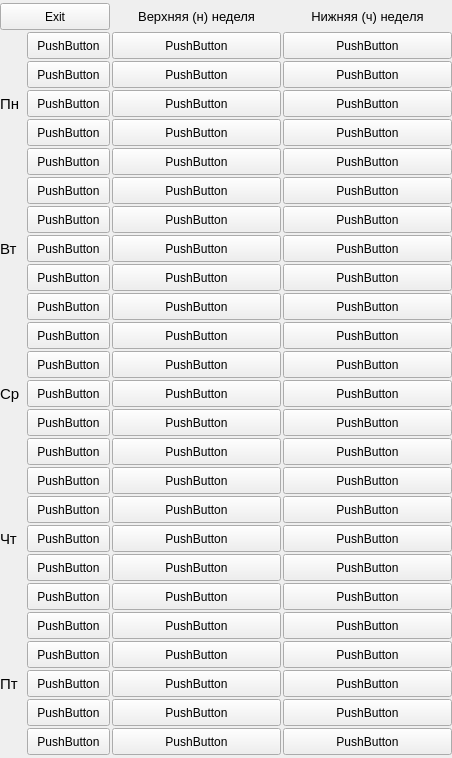
<?xml version="1.0" encoding="UTF-8"?>
<ui version="4.0">
 <class>Widget</class>
 <widget class="QWidget" name="Widget">
  <property name="geometry">
   <rect>
    <x>0</x>
    <y>0</y>
    <width>452</width>
    <height>758</height>
   </rect>
  </property>
  <property name="contextMenuPolicy">
   <enum>Qt::PreventContextMenu</enum>
  </property>
  <property name="windowTitle">
   <string>Widget</string>
  </property>
  <layout class="QVBoxLayout" name="verticalLayout_2">
   <property name="spacing">
    <number>0</number>
   </property>
   <property name="leftMargin">
    <number>0</number>
   </property>
   <property name="topMargin">
    <number>0</number>
   </property>
   <property name="rightMargin">
    <number>0</number>
   </property>
   <property name="bottomMargin">
    <number>0</number>
   </property>
   <item>
    <layout class="QGridLayout" name="main_layout">
     <property name="spacing">
      <number>2</number>
     </property>
     <item row="0" column="0">
      <widget class="QPushButton" name="corner_button">
       <property name="sizePolicy">
        <sizepolicy hsizetype="Fixed" vsizetype="Fixed">
         <horstretch>0</horstretch>
         <verstretch>0</verstretch>
        </sizepolicy>
       </property>
       <property name="minimumSize">
        <size>
         <width>110</width>
         <height>27</height>
        </size>
       </property>
       <property name="maximumSize">
        <size>
         <width>110</width>
         <height>27</height>
        </size>
       </property>
       <property name="text">
        <string>Exit</string>
       </property>
      </widget>
     </item>
     <item row="0" column="2">
      <widget class="QLabel" name="label_7">
       <property name="font">
        <font>
         <family>Tahoma</family>
         <kerning>true</kerning>
        </font>
       </property>
       <property name="text">
        <string>&lt;html&gt;&lt;head/&gt;&lt;body&gt;&lt;p align=&quot;center&quot;&gt;&lt;span style=&quot; font-size:10pt;&quot;&gt;Нижняя (ч) неделя&lt;/span&gt;&lt;/p&gt;&lt;/body&gt;&lt;/html&gt;</string>
       </property>
      </widget>
     </item>
     <item row="1" column="1">
      <layout class="QVBoxLayout" name="upper_week_layout">
       <property name="spacing">
        <number>2</number>
       </property>
       <item>
        <widget class="QPushButton" name="pushButton">
         <property name="minimumSize">
          <size>
           <width>0</width>
           <height>27</height>
          </size>
         </property>
         <property name="maximumSize">
          <size>
           <width>16777215</width>
           <height>27</height>
          </size>
         </property>
         <property name="text">
          <string>PushButton</string>
         </property>
        </widget>
       </item>
       <item>
        <widget class="QPushButton" name="pushButton_2">
         <property name="minimumSize">
          <size>
           <width>0</width>
           <height>27</height>
          </size>
         </property>
         <property name="maximumSize">
          <size>
           <width>16777215</width>
           <height>27</height>
          </size>
         </property>
         <property name="text">
          <string>PushButton</string>
         </property>
        </widget>
       </item>
       <item>
        <widget class="QPushButton" name="pushButton_3">
         <property name="minimumSize">
          <size>
           <width>0</width>
           <height>27</height>
          </size>
         </property>
         <property name="maximumSize">
          <size>
           <width>16777215</width>
           <height>27</height>
          </size>
         </property>
         <property name="text">
          <string>PushButton</string>
         </property>
        </widget>
       </item>
       <item>
        <widget class="QPushButton" name="pushButton_4">
         <property name="minimumSize">
          <size>
           <width>0</width>
           <height>27</height>
          </size>
         </property>
         <property name="maximumSize">
          <size>
           <width>16777215</width>
           <height>27</height>
          </size>
         </property>
         <property name="text">
          <string>PushButton</string>
         </property>
        </widget>
       </item>
       <item>
        <widget class="QPushButton" name="pushButton_5">
         <property name="minimumSize">
          <size>
           <width>0</width>
           <height>27</height>
          </size>
         </property>
         <property name="maximumSize">
          <size>
           <width>16777215</width>
           <height>27</height>
          </size>
         </property>
         <property name="text">
          <string>PushButton</string>
         </property>
        </widget>
       </item>
       <item>
        <widget class="QPushButton" name="pushButton_6">
         <property name="minimumSize">
          <size>
           <width>0</width>
           <height>27</height>
          </size>
         </property>
         <property name="maximumSize">
          <size>
           <width>16777215</width>
           <height>27</height>
          </size>
         </property>
         <property name="text">
          <string>PushButton</string>
         </property>
        </widget>
       </item>
       <item>
        <widget class="QPushButton" name="pushButton_7">
         <property name="minimumSize">
          <size>
           <width>0</width>
           <height>27</height>
          </size>
         </property>
         <property name="maximumSize">
          <size>
           <width>16777215</width>
           <height>27</height>
          </size>
         </property>
         <property name="text">
          <string>PushButton</string>
         </property>
        </widget>
       </item>
       <item>
        <widget class="QPushButton" name="pushButton_8">
         <property name="minimumSize">
          <size>
           <width>0</width>
           <height>27</height>
          </size>
         </property>
         <property name="maximumSize">
          <size>
           <width>16777215</width>
           <height>27</height>
          </size>
         </property>
         <property name="text">
          <string>PushButton</string>
         </property>
        </widget>
       </item>
       <item>
        <widget class="QPushButton" name="pushButton_9">
         <property name="minimumSize">
          <size>
           <width>0</width>
           <height>27</height>
          </size>
         </property>
         <property name="maximumSize">
          <size>
           <width>16777215</width>
           <height>27</height>
          </size>
         </property>
         <property name="text">
          <string>PushButton</string>
         </property>
        </widget>
       </item>
       <item>
        <widget class="QPushButton" name="pushButton_10">
         <property name="minimumSize">
          <size>
           <width>0</width>
           <height>27</height>
          </size>
         </property>
         <property name="maximumSize">
          <size>
           <width>16777215</width>
           <height>27</height>
          </size>
         </property>
         <property name="text">
          <string>PushButton</string>
         </property>
        </widget>
       </item>
       <item>
        <widget class="QPushButton" name="pushButton_11">
         <property name="minimumSize">
          <size>
           <width>0</width>
           <height>27</height>
          </size>
         </property>
         <property name="maximumSize">
          <size>
           <width>16777215</width>
           <height>27</height>
          </size>
         </property>
         <property name="text">
          <string>PushButton</string>
         </property>
        </widget>
       </item>
       <item>
        <widget class="QPushButton" name="pushButton_12">
         <property name="minimumSize">
          <size>
           <width>0</width>
           <height>27</height>
          </size>
         </property>
         <property name="maximumSize">
          <size>
           <width>16777215</width>
           <height>27</height>
          </size>
         </property>
         <property name="text">
          <string>PushButton</string>
         </property>
        </widget>
       </item>
       <item>
        <widget class="QPushButton" name="pushButton_13">
         <property name="minimumSize">
          <size>
           <width>0</width>
           <height>27</height>
          </size>
         </property>
         <property name="maximumSize">
          <size>
           <width>16777215</width>
           <height>27</height>
          </size>
         </property>
         <property name="text">
          <string>PushButton</string>
         </property>
        </widget>
       </item>
       <item>
        <widget class="QPushButton" name="pushButton_14">
         <property name="minimumSize">
          <size>
           <width>0</width>
           <height>27</height>
          </size>
         </property>
         <property name="maximumSize">
          <size>
           <width>16777215</width>
           <height>27</height>
          </size>
         </property>
         <property name="text">
          <string>PushButton</string>
         </property>
        </widget>
       </item>
       <item>
        <widget class="QPushButton" name="pushButton_15">
         <property name="minimumSize">
          <size>
           <width>0</width>
           <height>27</height>
          </size>
         </property>
         <property name="maximumSize">
          <size>
           <width>16777215</width>
           <height>27</height>
          </size>
         </property>
         <property name="text">
          <string>PushButton</string>
         </property>
        </widget>
       </item>
       <item>
        <widget class="QPushButton" name="pushButton_16">
         <property name="minimumSize">
          <size>
           <width>0</width>
           <height>27</height>
          </size>
         </property>
         <property name="maximumSize">
          <size>
           <width>16777215</width>
           <height>27</height>
          </size>
         </property>
         <property name="text">
          <string>PushButton</string>
         </property>
        </widget>
       </item>
       <item>
        <widget class="QPushButton" name="pushButton_17">
         <property name="minimumSize">
          <size>
           <width>0</width>
           <height>27</height>
          </size>
         </property>
         <property name="maximumSize">
          <size>
           <width>16777215</width>
           <height>27</height>
          </size>
         </property>
         <property name="text">
          <string>PushButton</string>
         </property>
        </widget>
       </item>
       <item>
        <widget class="QPushButton" name="pushButton_18">
         <property name="minimumSize">
          <size>
           <width>0</width>
           <height>27</height>
          </size>
         </property>
         <property name="maximumSize">
          <size>
           <width>16777215</width>
           <height>27</height>
          </size>
         </property>
         <property name="text">
          <string>PushButton</string>
         </property>
        </widget>
       </item>
       <item>
        <widget class="QPushButton" name="pushButton_19">
         <property name="minimumSize">
          <size>
           <width>0</width>
           <height>27</height>
          </size>
         </property>
         <property name="maximumSize">
          <size>
           <width>16777215</width>
           <height>27</height>
          </size>
         </property>
         <property name="text">
          <string>PushButton</string>
         </property>
        </widget>
       </item>
       <item>
        <widget class="QPushButton" name="pushButton_20">
         <property name="minimumSize">
          <size>
           <width>0</width>
           <height>27</height>
          </size>
         </property>
         <property name="maximumSize">
          <size>
           <width>16777215</width>
           <height>27</height>
          </size>
         </property>
         <property name="text">
          <string>PushButton</string>
         </property>
        </widget>
       </item>
       <item>
        <widget class="QPushButton" name="pushButton_21">
         <property name="minimumSize">
          <size>
           <width>0</width>
           <height>27</height>
          </size>
         </property>
         <property name="maximumSize">
          <size>
           <width>16777215</width>
           <height>27</height>
          </size>
         </property>
         <property name="text">
          <string>PushButton</string>
         </property>
        </widget>
       </item>
       <item>
        <widget class="QPushButton" name="pushButton_22">
         <property name="minimumSize">
          <size>
           <width>0</width>
           <height>27</height>
          </size>
         </property>
         <property name="maximumSize">
          <size>
           <width>16777215</width>
           <height>27</height>
          </size>
         </property>
         <property name="text">
          <string>PushButton</string>
         </property>
        </widget>
       </item>
       <item>
        <widget class="QPushButton" name="pushButton_23">
         <property name="minimumSize">
          <size>
           <width>0</width>
           <height>27</height>
          </size>
         </property>
         <property name="maximumSize">
          <size>
           <width>16777215</width>
           <height>27</height>
          </size>
         </property>
         <property name="text">
          <string>PushButton</string>
         </property>
        </widget>
       </item>
       <item>
        <widget class="QPushButton" name="pushButton_24">
         <property name="minimumSize">
          <size>
           <width>0</width>
           <height>27</height>
          </size>
         </property>
         <property name="maximumSize">
          <size>
           <width>16777215</width>
           <height>27</height>
          </size>
         </property>
         <property name="text">
          <string>PushButton</string>
         </property>
        </widget>
       </item>
       <item>
        <widget class="QPushButton" name="pushButton_25">
         <property name="minimumSize">
          <size>
           <width>0</width>
           <height>27</height>
          </size>
         </property>
         <property name="maximumSize">
          <size>
           <width>16777215</width>
           <height>27</height>
          </size>
         </property>
         <property name="text">
          <string>PushButton</string>
         </property>
        </widget>
       </item>
      </layout>
     </item>
     <item row="0" column="1">
      <widget class="QLabel" name="label_6">
       <property name="font">
        <font>
         <family>Tahoma</family>
        </font>
       </property>
       <property name="text">
        <string>&lt;html&gt;&lt;head/&gt;&lt;body&gt;&lt;p align=&quot;center&quot;&gt;&lt;span style=&quot; font-size:10pt;&quot;&gt;Верхняя (н) неделя&lt;/span&gt;&lt;/p&gt;&lt;/body&gt;&lt;/html&gt;</string>
       </property>
      </widget>
     </item>
     <item row="1" column="0">
      <layout class="QHBoxLayout" name="day_time_options">
       <property name="spacing">
        <number>2</number>
       </property>
       <item>
        <layout class="QVBoxLayout" name="verticalLayout">
         <property name="spacing">
          <number>2</number>
         </property>
         <item>
          <widget class="QLabel" name="label">
           <property name="minimumSize">
            <size>
             <width>25</width>
             <height>0</height>
            </size>
           </property>
           <property name="maximumSize">
            <size>
             <width>25</width>
             <height>16777215</height>
            </size>
           </property>
           <property name="font">
            <font>
             <family>Tahoma</family>
             <pointsize>11</pointsize>
            </font>
           </property>
           <property name="lineWidth">
            <number>-3</number>
           </property>
           <property name="text">
            <string>Пн</string>
           </property>
          </widget>
         </item>
         <item>
          <widget class="QLabel" name="label_5">
           <property name="minimumSize">
            <size>
             <width>25</width>
             <height>0</height>
            </size>
           </property>
           <property name="maximumSize">
            <size>
             <width>25</width>
             <height>16777215</height>
            </size>
           </property>
           <property name="font">
            <font>
             <family>Tahoma</family>
             <pointsize>11</pointsize>
            </font>
           </property>
           <property name="text">
            <string>Вт</string>
           </property>
          </widget>
         </item>
         <item>
          <widget class="QLabel" name="label_4">
           <property name="minimumSize">
            <size>
             <width>25</width>
             <height>0</height>
            </size>
           </property>
           <property name="maximumSize">
            <size>
             <width>25</width>
             <height>16777215</height>
            </size>
           </property>
           <property name="font">
            <font>
             <family>Tahoma</family>
             <pointsize>11</pointsize>
            </font>
           </property>
           <property name="text">
            <string>Ср</string>
           </property>
          </widget>
         </item>
         <item>
          <widget class="QLabel" name="label_3">
           <property name="minimumSize">
            <size>
             <width>25</width>
             <height>0</height>
            </size>
           </property>
           <property name="maximumSize">
            <size>
             <width>25</width>
             <height>16777215</height>
            </size>
           </property>
           <property name="font">
            <font>
             <family>Tahoma</family>
             <pointsize>11</pointsize>
            </font>
           </property>
           <property name="text">
            <string>Чт</string>
           </property>
          </widget>
         </item>
         <item>
          <widget class="QLabel" name="label_2">
           <property name="minimumSize">
            <size>
             <width>25</width>
             <height>0</height>
            </size>
           </property>
           <property name="maximumSize">
            <size>
             <width>25</width>
             <height>16777215</height>
            </size>
           </property>
           <property name="font">
            <font>
             <family>Tahoma</family>
             <pointsize>11</pointsize>
            </font>
           </property>
           <property name="text">
            <string>Пт</string>
           </property>
          </widget>
         </item>
        </layout>
       </item>
       <item>
        <layout class="QVBoxLayout" name="hours">
         <property name="spacing">
          <number>2</number>
         </property>
         <item>
          <widget class="QPushButton" name="pushButton_51">
           <property name="sizePolicy">
            <sizepolicy hsizetype="Fixed" vsizetype="Fixed">
             <horstretch>0</horstretch>
             <verstretch>0</verstretch>
            </sizepolicy>
           </property>
           <property name="minimumSize">
            <size>
             <width>0</width>
             <height>27</height>
            </size>
           </property>
           <property name="maximumSize">
            <size>
             <width>1000</width>
             <height>27</height>
            </size>
           </property>
           <property name="text">
            <string>PushButton</string>
           </property>
          </widget>
         </item>
         <item>
          <widget class="QPushButton" name="pushButton_52">
           <property name="minimumSize">
            <size>
             <width>0</width>
             <height>27</height>
            </size>
           </property>
           <property name="maximumSize">
            <size>
             <width>16777215</width>
             <height>27</height>
            </size>
           </property>
           <property name="text">
            <string>PushButton</string>
           </property>
          </widget>
         </item>
         <item>
          <widget class="QPushButton" name="pushButton_53">
           <property name="minimumSize">
            <size>
             <width>0</width>
             <height>27</height>
            </size>
           </property>
           <property name="maximumSize">
            <size>
             <width>16777215</width>
             <height>27</height>
            </size>
           </property>
           <property name="text">
            <string>PushButton</string>
           </property>
          </widget>
         </item>
         <item>
          <widget class="QPushButton" name="pushButton_54">
           <property name="minimumSize">
            <size>
             <width>0</width>
             <height>27</height>
            </size>
           </property>
           <property name="maximumSize">
            <size>
             <width>16777215</width>
             <height>27</height>
            </size>
           </property>
           <property name="text">
            <string>PushButton</string>
           </property>
          </widget>
         </item>
         <item>
          <widget class="QPushButton" name="pushButton_55">
           <property name="minimumSize">
            <size>
             <width>0</width>
             <height>27</height>
            </size>
           </property>
           <property name="maximumSize">
            <size>
             <width>16777215</width>
             <height>27</height>
            </size>
           </property>
           <property name="text">
            <string>PushButton</string>
           </property>
          </widget>
         </item>
         <item>
          <widget class="QPushButton" name="pushButton_56">
           <property name="minimumSize">
            <size>
             <width>0</width>
             <height>27</height>
            </size>
           </property>
           <property name="maximumSize">
            <size>
             <width>16777215</width>
             <height>27</height>
            </size>
           </property>
           <property name="text">
            <string>PushButton</string>
           </property>
          </widget>
         </item>
         <item>
          <widget class="QPushButton" name="pushButton_57">
           <property name="minimumSize">
            <size>
             <width>0</width>
             <height>27</height>
            </size>
           </property>
           <property name="maximumSize">
            <size>
             <width>16777215</width>
             <height>27</height>
            </size>
           </property>
           <property name="text">
            <string>PushButton</string>
           </property>
          </widget>
         </item>
         <item>
          <widget class="QPushButton" name="pushButton_58">
           <property name="minimumSize">
            <size>
             <width>0</width>
             <height>27</height>
            </size>
           </property>
           <property name="maximumSize">
            <size>
             <width>16777215</width>
             <height>27</height>
            </size>
           </property>
           <property name="text">
            <string>PushButton</string>
           </property>
          </widget>
         </item>
         <item>
          <widget class="QPushButton" name="pushButton_59">
           <property name="minimumSize">
            <size>
             <width>0</width>
             <height>27</height>
            </size>
           </property>
           <property name="maximumSize">
            <size>
             <width>16777215</width>
             <height>27</height>
            </size>
           </property>
           <property name="text">
            <string>PushButton</string>
           </property>
          </widget>
         </item>
         <item>
          <widget class="QPushButton" name="pushButton_60">
           <property name="minimumSize">
            <size>
             <width>0</width>
             <height>27</height>
            </size>
           </property>
           <property name="maximumSize">
            <size>
             <width>16777215</width>
             <height>27</height>
            </size>
           </property>
           <property name="text">
            <string>PushButton</string>
           </property>
          </widget>
         </item>
         <item>
          <widget class="QPushButton" name="pushButton_61">
           <property name="minimumSize">
            <size>
             <width>0</width>
             <height>27</height>
            </size>
           </property>
           <property name="maximumSize">
            <size>
             <width>16777215</width>
             <height>27</height>
            </size>
           </property>
           <property name="text">
            <string>PushButton</string>
           </property>
          </widget>
         </item>
         <item>
          <widget class="QPushButton" name="pushButton_62">
           <property name="minimumSize">
            <size>
             <width>0</width>
             <height>27</height>
            </size>
           </property>
           <property name="maximumSize">
            <size>
             <width>16777215</width>
             <height>27</height>
            </size>
           </property>
           <property name="text">
            <string>PushButton</string>
           </property>
          </widget>
         </item>
         <item>
          <widget class="QPushButton" name="pushButton_63">
           <property name="minimumSize">
            <size>
             <width>0</width>
             <height>27</height>
            </size>
           </property>
           <property name="maximumSize">
            <size>
             <width>16777215</width>
             <height>27</height>
            </size>
           </property>
           <property name="text">
            <string>PushButton</string>
           </property>
          </widget>
         </item>
         <item>
          <widget class="QPushButton" name="pushButton_64">
           <property name="minimumSize">
            <size>
             <width>0</width>
             <height>27</height>
            </size>
           </property>
           <property name="maximumSize">
            <size>
             <width>16777215</width>
             <height>27</height>
            </size>
           </property>
           <property name="text">
            <string>PushButton</string>
           </property>
          </widget>
         </item>
         <item>
          <widget class="QPushButton" name="pushButton_65">
           <property name="minimumSize">
            <size>
             <width>0</width>
             <height>27</height>
            </size>
           </property>
           <property name="maximumSize">
            <size>
             <width>16777215</width>
             <height>27</height>
            </size>
           </property>
           <property name="text">
            <string>PushButton</string>
           </property>
          </widget>
         </item>
         <item>
          <widget class="QPushButton" name="pushButton_66">
           <property name="minimumSize">
            <size>
             <width>0</width>
             <height>27</height>
            </size>
           </property>
           <property name="maximumSize">
            <size>
             <width>16777215</width>
             <height>27</height>
            </size>
           </property>
           <property name="text">
            <string>PushButton</string>
           </property>
          </widget>
         </item>
         <item>
          <widget class="QPushButton" name="pushButton_67">
           <property name="minimumSize">
            <size>
             <width>0</width>
             <height>27</height>
            </size>
           </property>
           <property name="maximumSize">
            <size>
             <width>16777215</width>
             <height>27</height>
            </size>
           </property>
           <property name="text">
            <string>PushButton</string>
           </property>
          </widget>
         </item>
         <item>
          <widget class="QPushButton" name="pushButton_68">
           <property name="minimumSize">
            <size>
             <width>0</width>
             <height>27</height>
            </size>
           </property>
           <property name="maximumSize">
            <size>
             <width>16777215</width>
             <height>27</height>
            </size>
           </property>
           <property name="text">
            <string>PushButton</string>
           </property>
          </widget>
         </item>
         <item>
          <widget class="QPushButton" name="pushButton_69">
           <property name="minimumSize">
            <size>
             <width>0</width>
             <height>27</height>
            </size>
           </property>
           <property name="maximumSize">
            <size>
             <width>16777215</width>
             <height>27</height>
            </size>
           </property>
           <property name="text">
            <string>PushButton</string>
           </property>
          </widget>
         </item>
         <item>
          <widget class="QPushButton" name="pushButton_70">
           <property name="minimumSize">
            <size>
             <width>0</width>
             <height>27</height>
            </size>
           </property>
           <property name="maximumSize">
            <size>
             <width>16777215</width>
             <height>27</height>
            </size>
           </property>
           <property name="text">
            <string>PushButton</string>
           </property>
          </widget>
         </item>
         <item>
          <widget class="QPushButton" name="pushButton_71">
           <property name="minimumSize">
            <size>
             <width>0</width>
             <height>27</height>
            </size>
           </property>
           <property name="maximumSize">
            <size>
             <width>16777215</width>
             <height>27</height>
            </size>
           </property>
           <property name="text">
            <string>PushButton</string>
           </property>
          </widget>
         </item>
         <item>
          <widget class="QPushButton" name="pushButton_72">
           <property name="minimumSize">
            <size>
             <width>0</width>
             <height>27</height>
            </size>
           </property>
           <property name="maximumSize">
            <size>
             <width>16777215</width>
             <height>27</height>
            </size>
           </property>
           <property name="text">
            <string>PushButton</string>
           </property>
          </widget>
         </item>
         <item>
          <widget class="QPushButton" name="pushButton_73">
           <property name="minimumSize">
            <size>
             <width>0</width>
             <height>27</height>
            </size>
           </property>
           <property name="maximumSize">
            <size>
             <width>16777215</width>
             <height>27</height>
            </size>
           </property>
           <property name="text">
            <string>PushButton</string>
           </property>
          </widget>
         </item>
         <item>
          <widget class="QPushButton" name="pushButton_74">
           <property name="minimumSize">
            <size>
             <width>0</width>
             <height>27</height>
            </size>
           </property>
           <property name="maximumSize">
            <size>
             <width>16777215</width>
             <height>27</height>
            </size>
           </property>
           <property name="text">
            <string>PushButton</string>
           </property>
          </widget>
         </item>
         <item>
          <widget class="QPushButton" name="pushButton_75">
           <property name="minimumSize">
            <size>
             <width>0</width>
             <height>27</height>
            </size>
           </property>
           <property name="maximumSize">
            <size>
             <width>16777215</width>
             <height>27</height>
            </size>
           </property>
           <property name="text">
            <string>PushButton</string>
           </property>
          </widget>
         </item>
        </layout>
       </item>
      </layout>
     </item>
     <item row="1" column="2">
      <layout class="QVBoxLayout" name="lower_week_layout">
       <property name="spacing">
        <number>2</number>
       </property>
       <item>
        <widget class="QPushButton" name="pushButton_28">
         <property name="minimumSize">
          <size>
           <width>0</width>
           <height>27</height>
          </size>
         </property>
         <property name="maximumSize">
          <size>
           <width>16777215</width>
           <height>27</height>
          </size>
         </property>
         <property name="text">
          <string>PushButton</string>
         </property>
        </widget>
       </item>
       <item>
        <widget class="QPushButton" name="pushButton_27">
         <property name="minimumSize">
          <size>
           <width>0</width>
           <height>27</height>
          </size>
         </property>
         <property name="maximumSize">
          <size>
           <width>16777215</width>
           <height>27</height>
          </size>
         </property>
         <property name="text">
          <string>PushButton</string>
         </property>
        </widget>
       </item>
       <item>
        <widget class="QPushButton" name="pushButton_26">
         <property name="minimumSize">
          <size>
           <width>0</width>
           <height>27</height>
          </size>
         </property>
         <property name="maximumSize">
          <size>
           <width>16777215</width>
           <height>27</height>
          </size>
         </property>
         <property name="text">
          <string>PushButton</string>
         </property>
        </widget>
       </item>
       <item>
        <widget class="QPushButton" name="pushButton_30">
         <property name="minimumSize">
          <size>
           <width>0</width>
           <height>27</height>
          </size>
         </property>
         <property name="maximumSize">
          <size>
           <width>16777215</width>
           <height>27</height>
          </size>
         </property>
         <property name="text">
          <string>PushButton</string>
         </property>
        </widget>
       </item>
       <item>
        <widget class="QPushButton" name="pushButton_29">
         <property name="minimumSize">
          <size>
           <width>0</width>
           <height>27</height>
          </size>
         </property>
         <property name="maximumSize">
          <size>
           <width>16777215</width>
           <height>27</height>
          </size>
         </property>
         <property name="text">
          <string>PushButton</string>
         </property>
        </widget>
       </item>
       <item>
        <widget class="QPushButton" name="pushButton_31">
         <property name="minimumSize">
          <size>
           <width>0</width>
           <height>27</height>
          </size>
         </property>
         <property name="maximumSize">
          <size>
           <width>16777215</width>
           <height>27</height>
          </size>
         </property>
         <property name="text">
          <string>PushButton</string>
         </property>
        </widget>
       </item>
       <item>
        <widget class="QPushButton" name="pushButton_32">
         <property name="minimumSize">
          <size>
           <width>0</width>
           <height>27</height>
          </size>
         </property>
         <property name="maximumSize">
          <size>
           <width>16777215</width>
           <height>27</height>
          </size>
         </property>
         <property name="text">
          <string>PushButton</string>
         </property>
        </widget>
       </item>
       <item>
        <widget class="QPushButton" name="pushButton_33">
         <property name="minimumSize">
          <size>
           <width>0</width>
           <height>27</height>
          </size>
         </property>
         <property name="maximumSize">
          <size>
           <width>16777215</width>
           <height>27</height>
          </size>
         </property>
         <property name="text">
          <string>PushButton</string>
         </property>
        </widget>
       </item>
       <item>
        <widget class="QPushButton" name="pushButton_34">
         <property name="minimumSize">
          <size>
           <width>0</width>
           <height>27</height>
          </size>
         </property>
         <property name="maximumSize">
          <size>
           <width>16777215</width>
           <height>27</height>
          </size>
         </property>
         <property name="text">
          <string>PushButton</string>
         </property>
        </widget>
       </item>
       <item>
        <widget class="QPushButton" name="pushButton_35">
         <property name="minimumSize">
          <size>
           <width>0</width>
           <height>27</height>
          </size>
         </property>
         <property name="maximumSize">
          <size>
           <width>16777215</width>
           <height>27</height>
          </size>
         </property>
         <property name="text">
          <string>PushButton</string>
         </property>
        </widget>
       </item>
       <item>
        <widget class="QPushButton" name="pushButton_36">
         <property name="minimumSize">
          <size>
           <width>0</width>
           <height>27</height>
          </size>
         </property>
         <property name="maximumSize">
          <size>
           <width>16777215</width>
           <height>27</height>
          </size>
         </property>
         <property name="text">
          <string>PushButton</string>
         </property>
        </widget>
       </item>
       <item>
        <widget class="QPushButton" name="pushButton_37">
         <property name="minimumSize">
          <size>
           <width>0</width>
           <height>27</height>
          </size>
         </property>
         <property name="maximumSize">
          <size>
           <width>16777215</width>
           <height>27</height>
          </size>
         </property>
         <property name="text">
          <string>PushButton</string>
         </property>
        </widget>
       </item>
       <item>
        <widget class="QPushButton" name="pushButton_38">
         <property name="minimumSize">
          <size>
           <width>0</width>
           <height>27</height>
          </size>
         </property>
         <property name="maximumSize">
          <size>
           <width>16777215</width>
           <height>27</height>
          </size>
         </property>
         <property name="text">
          <string>PushButton</string>
         </property>
        </widget>
       </item>
       <item>
        <widget class="QPushButton" name="pushButton_39">
         <property name="minimumSize">
          <size>
           <width>0</width>
           <height>27</height>
          </size>
         </property>
         <property name="maximumSize">
          <size>
           <width>16777215</width>
           <height>27</height>
          </size>
         </property>
         <property name="text">
          <string>PushButton</string>
         </property>
        </widget>
       </item>
       <item>
        <widget class="QPushButton" name="pushButton_40">
         <property name="minimumSize">
          <size>
           <width>0</width>
           <height>27</height>
          </size>
         </property>
         <property name="maximumSize">
          <size>
           <width>16777215</width>
           <height>27</height>
          </size>
         </property>
         <property name="text">
          <string>PushButton</string>
         </property>
        </widget>
       </item>
       <item>
        <widget class="QPushButton" name="pushButton_41">
         <property name="minimumSize">
          <size>
           <width>0</width>
           <height>27</height>
          </size>
         </property>
         <property name="maximumSize">
          <size>
           <width>16777215</width>
           <height>27</height>
          </size>
         </property>
         <property name="text">
          <string>PushButton</string>
         </property>
        </widget>
       </item>
       <item>
        <widget class="QPushButton" name="pushButton_42">
         <property name="minimumSize">
          <size>
           <width>0</width>
           <height>27</height>
          </size>
         </property>
         <property name="maximumSize">
          <size>
           <width>16777215</width>
           <height>27</height>
          </size>
         </property>
         <property name="text">
          <string>PushButton</string>
         </property>
        </widget>
       </item>
       <item>
        <widget class="QPushButton" name="pushButton_43">
         <property name="minimumSize">
          <size>
           <width>0</width>
           <height>27</height>
          </size>
         </property>
         <property name="maximumSize">
          <size>
           <width>16777215</width>
           <height>27</height>
          </size>
         </property>
         <property name="text">
          <string>PushButton</string>
         </property>
        </widget>
       </item>
       <item>
        <widget class="QPushButton" name="pushButton_44">
         <property name="minimumSize">
          <size>
           <width>0</width>
           <height>27</height>
          </size>
         </property>
         <property name="maximumSize">
          <size>
           <width>16777215</width>
           <height>27</height>
          </size>
         </property>
         <property name="text">
          <string>PushButton</string>
         </property>
        </widget>
       </item>
       <item>
        <widget class="QPushButton" name="pushButton_45">
         <property name="minimumSize">
          <size>
           <width>0</width>
           <height>27</height>
          </size>
         </property>
         <property name="maximumSize">
          <size>
           <width>16777215</width>
           <height>27</height>
          </size>
         </property>
         <property name="text">
          <string>PushButton</string>
         </property>
        </widget>
       </item>
       <item>
        <widget class="QPushButton" name="pushButton_46">
         <property name="minimumSize">
          <size>
           <width>0</width>
           <height>27</height>
          </size>
         </property>
         <property name="maximumSize">
          <size>
           <width>16777215</width>
           <height>27</height>
          </size>
         </property>
         <property name="text">
          <string>PushButton</string>
         </property>
        </widget>
       </item>
       <item>
        <widget class="QPushButton" name="pushButton_47">
         <property name="minimumSize">
          <size>
           <width>0</width>
           <height>27</height>
          </size>
         </property>
         <property name="maximumSize">
          <size>
           <width>16777215</width>
           <height>27</height>
          </size>
         </property>
         <property name="text">
          <string>PushButton</string>
         </property>
        </widget>
       </item>
       <item>
        <widget class="QPushButton" name="pushButton_48">
         <property name="minimumSize">
          <size>
           <width>0</width>
           <height>27</height>
          </size>
         </property>
         <property name="maximumSize">
          <size>
           <width>16777215</width>
           <height>27</height>
          </size>
         </property>
         <property name="text">
          <string>PushButton</string>
         </property>
        </widget>
       </item>
       <item>
        <widget class="QPushButton" name="pushButton_49">
         <property name="minimumSize">
          <size>
           <width>0</width>
           <height>27</height>
          </size>
         </property>
         <property name="maximumSize">
          <size>
           <width>16777215</width>
           <height>27</height>
          </size>
         </property>
         <property name="text">
          <string>PushButton</string>
         </property>
        </widget>
       </item>
       <item>
        <widget class="QPushButton" name="pushButton_50">
         <property name="minimumSize">
          <size>
           <width>0</width>
           <height>27</height>
          </size>
         </property>
         <property name="maximumSize">
          <size>
           <width>16777215</width>
           <height>27</height>
          </size>
         </property>
         <property name="text">
          <string>PushButton</string>
         </property>
        </widget>
       </item>
      </layout>
     </item>
    </layout>
   </item>
  </layout>
 </widget>
 <resources/>
 <connections/>
</ui>
